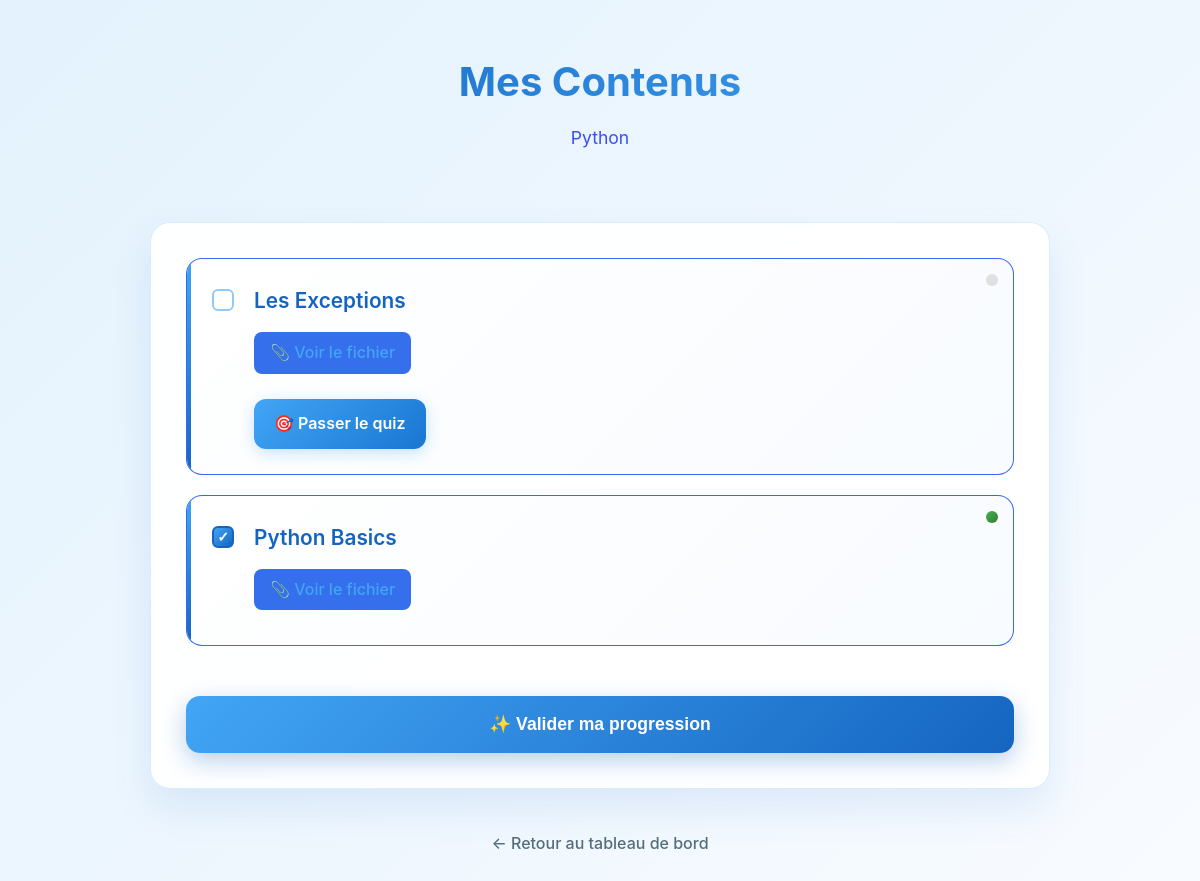
The page /apprenant/formations/1/contenus/ (signed in) on the database its author committed.
### myapp/models.py (models this page shows, shortened)
class Formation(models.Model):
    id = models.AutoField(primary_key=True)
    titre = models.CharField(max_length=255)
    description = models.TextField(blank=True)
    date_creation = models.DateField(auto_now_add=True)

class Contenu(models.Model):
    formation = models.ForeignKey(Formation, on_delete=models.CASCADE, related_name='contenus')
    titre = models.CharField(max_length=255)
    description = models.TextField(blank=True)
    fichier = models.FileField(upload_to='contenus/', blank=True, null=True)
    checked = models.BooleanField(default=False)

class Progression(models.Model):
    apprenant = models.ForeignKey(Apprenant, on_delete=models.CASCADE)
    contenu = models.ForeignKey(Contenu, on_delete=models.CASCADE)
    est_complete = models.BooleanField(default=False)

### myapp/views.py (the view, shortened to what this page needs)
# urls.py: path('apprenant/formations/<int:formation_id>/contenus/', views.contenus_apprenant, name='contenus_apprenant'),
@login_required
def contenus_apprenant(request, formation_id):
    inscription = InscriptionsProgress.objects.filter(
        formation_id=formation_id,
        apprenant__utilisateur=request.user
    ).first()
    if not inscription:
        return redirect('formations_disponibles')
    formation = get_object_or_404(Formation, id=formation_id)
    contenus = Contenu.objects.filter(formation=formation)
    apprenant = inscription.apprenant
    contenus_et_quiz = []
    for contenu in contenus:
        quiz = Quiz.objects.filter(contenu=contenu).first()
        contenus_et_quiz.append((contenu, quiz))
    progressions = Progression.objects.filter(contenu__in=contenus, apprenant=apprenant)
    progression_map = {p.contenu.id: p for p in progressions}
    return render(request, 'apprenant/contenus.html', {
        'formation': formation,
        'contenus_et_quiz': contenus_et_quiz,
        'progression_map': progression_map,
    })

### myapp/templatetags/dict_utils.py (called while the page is built)
@register.filter
def dict_get(d, key):
    if isinstance(d, dict):
        return d.get(key)
    return None

### myapp/templates/apprenant/contenus.html (shortened to what this page needs)
{% load dict_utils %}
<!DOCTYPE html>
<html lang="fr">
<head>
</head>
<body>
<div class="container">
    <div class="header">
        <h1>Mes Contenus</h1>
        <div class="subtitle">{{ formation.titre }}</div>
    </div>
    <form method="post" action="{% url 'progression_contenus' formation.id %}" class="main-form">
        {% for contenu, quiz in contenus_et_quiz %}
            {% with progression_map|dict_get:contenu.id as progression %}
            <div class="contenu-item">
                <div class="progress-indicator"></div>
                <div class="checkbox-wrapper">
                    <input type="checkbox"
                           name="contenus_completes"
                           value="{{ contenu.id }}"
                           {% if progression and progression.est_complete %}checked{% endif %}>
                </div>
                <div class="contenu-info">
                    <label class="contenu-title">{{ contenu.titre }}</label>
                    {% if contenu.fichier %}
                        <a href="{{ contenu.fichier.url }}" target="_blank" class="file-link">
                            📎 Voir le fichier
                        </a>
                    {% endif %}
                    {% if quiz %}
                        <div class="quiz-section">
                            <a href="{% url 'passer_quiz' quiz.id %}" class="quiz-btn">
                                🎯 Passer le quiz
                            </a>
                        </div>
                    {% endif %}
                </div>
            </div>
            {% endwith %}
        {% empty %}
            <div class="empty-state">
                <div class="empty-state-icon">📚</div>
                <p>Aucun contenu disponible pour cette formation.</p>
            </div>
        {% endfor %}
        {% if contenus_et_quiz %}
            <button type="submit" class="submit-btn">
                ✨ Valider ma progression
            </button>
        {% endif %}
    </form>
    <div class="back-link">
        <a href="{% url 'dashboard_apprenant' %}">
            ← Retour au tableau de bord
        </a>
    </div>
</div>
</body>
</html>

### myapp/templates/apprenant/contenus.html (style rules this page uses)
* { margin: 0; padding: 0; box-sizing: border-box; }
body { font-family: -apple-system, BlinkMacSystemFont, 'Segoe UI', Roboto, Oxygen, Ubuntu, Cantarell, sans-serif; background: linear-gradient(135deg, #e3f2fd 0%, #f8fbff 100%); min-height: 100vh; padding: 20px; line-height: 1.6; }
.container { max-width: 900px; margin: 0 auto; }
.header { text-align: center; margin-bottom: 40px; padding: 30px 0; }
h1 { color: #1565c0; font-size: 2.5rem; font-weight: 700; margin-bottom: 10px; background: linear-gradient(135deg, #1565c0, #42a5f5); -webkit-background-clip: text; -webkit-text-fill-color: transparent; background-clip: text; }
.subtitle { color:rgb(58, 77, 240); font-size: 1.1rem; font-weight: 400; }
.main-form { background: rgba(255, 255, 255, 0.95); backdrop-filter: blur(10px); border-radius: 20px; padding: 35px; box-shadow: 0 20px 40px rgba(21, 101, 192, 0.1); border: 1px solid rgba(66, 165, 245, 0.2); }
.contenu-item { display: flex; align-items: flex-start; padding: 25px; margin-bottom: 20px; background: linear-gradient(135deg, #ffffff 0%, #f8fbff 100%); border-radius: 16px; border: 1px solid rgba(35, 91, 245, 0.91); transition: all 0.3s cubic-bezier(0.4, 0, 0.2, 1); position: relative; overflow: hidden; }
.contenu-item::before { content: ''; position: absolute; top: 0; left: 0; width: 4px; height: 100%; background: linear-gradient(135deg, #42a5f5, #1565c0); border-radius: 0 2px 2px 0; }
.checkbox-wrapper { margin-right: 20px; margin-top: 5px; position: relative; }
.checkbox-wrapper input[type="checkbox"] { width: 22px; height: 22px; border: 2px solid #90caf9; border-radius: 6px; appearance: none; cursor: pointer; transition: all 0.3s ease; background: white; position: relative; }
.checkbox-wrapper input[type="checkbox"]:checked { background: linear-gradient(135deg, #42a5f5, #1565c0); border-color: #1565c0; }
.checkbox-wrapper input[type="checkbox"]:checked::after { content: '✓'; position: absolute; top: 50%; left: 50%; transform: translate(-50%, -50%); color: white; font-size: 14px; font-weight: bold; }
.contenu-info { flex: 1; }
.contenu-title { font-size: 1.3rem; font-weight: 600; color: #1565c0; margin-bottom: 8px; display: block; }
.file-link { display: inline-flex; align-items: center; gap: 8px; color: #42a5f5; text-decoration: none; font-weight: 500; padding: 8px 16px; background: rgba(34, 97, 233, 0.91); border-radius: 8px; transition: all 0.3s ease; margin-bottom: 10px; }
.quiz-section { margin-top: 15px; }
.quiz-btn { display: inline-flex; align-items: center; gap: 10px; background: linear-gradient(135deg, #42a5f5, #1976d2); color: white; border: none; border-radius: 12px; padding: 12px 20px; font-weight: 600; cursor: pointer; text-decoration: none; transition: all 0.3s cubic-bezier(0.4, 0, 0.2, 1); box-shadow: 0 4px 15px rgba(66, 165, 245, 0.3); }
.submit-btn { width: 100%; background: linear-gradient(135deg, #42a5f5, #1565c0); color: white; border: none; border-radius: 14px; padding: 18px 24px; font-size: 1.1rem; font-weight: 600; cursor: pointer; margin-top: 30px; transition: all 0.3s cubic-bezier(0.4, 0, 0.2, 1); box-shadow: 0 8px 25px rgba(21, 101, 192, 0.3); }
.back-link { text-align: center; margin-top: 30px; }
.back-link a { display: inline-flex; align-items: center; gap: 8px; color: #546e7a; text-decoration: none; font-weight: 500; padding: 12px 20px; border-radius: 10px; transition: all 0.3s ease; }
.progress-indicator { position: absolute; top: 15px; right: 15px; width: 12px; height: 12px; border-radius: 50%; background: #e0e0e0; transition: all 0.3s ease; }
.contenu-item:has(input:checked) .progress-indicator { background: linear-gradient(135deg, #4caf50, #2e7d32); }

### rows shown on the page
Formation: titre "Python"
Contenu: titre "Les Exceptions", shows "🎯 Passer le quiz"
Contenu: contenus_completes "☑", titre "Python Basics"
